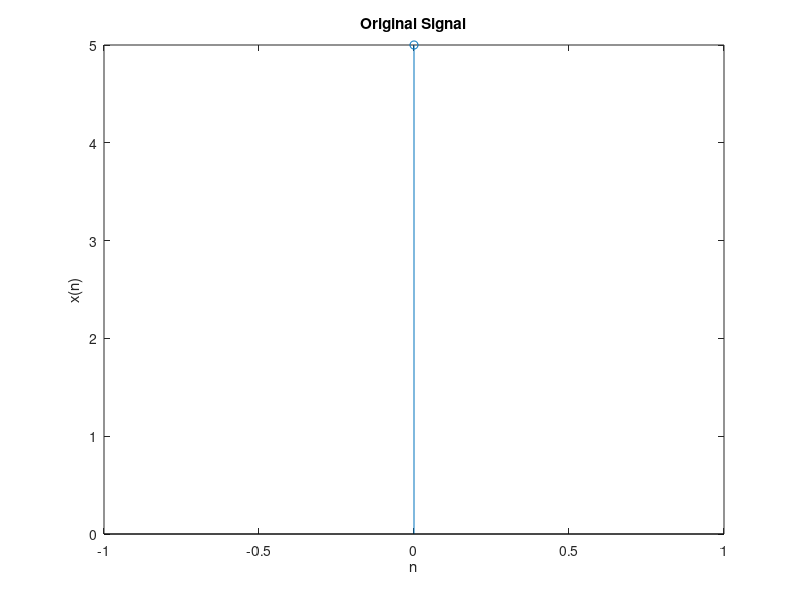
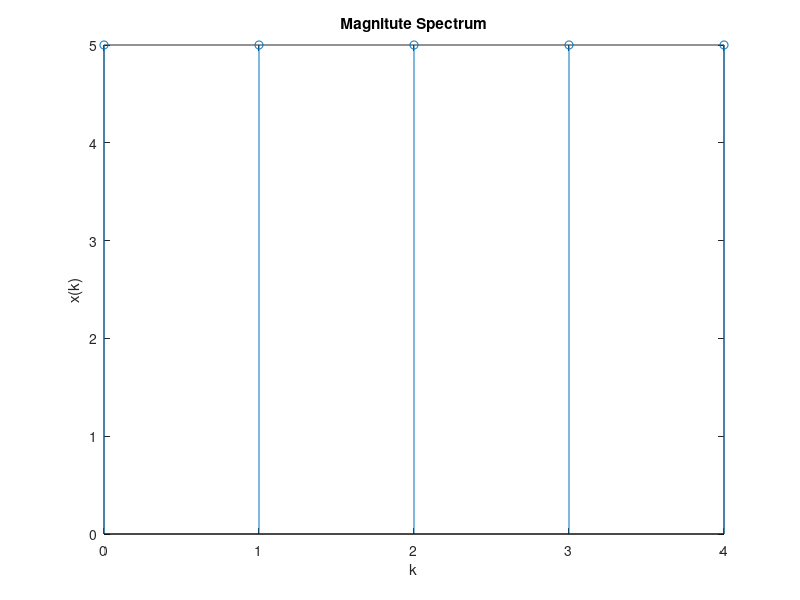
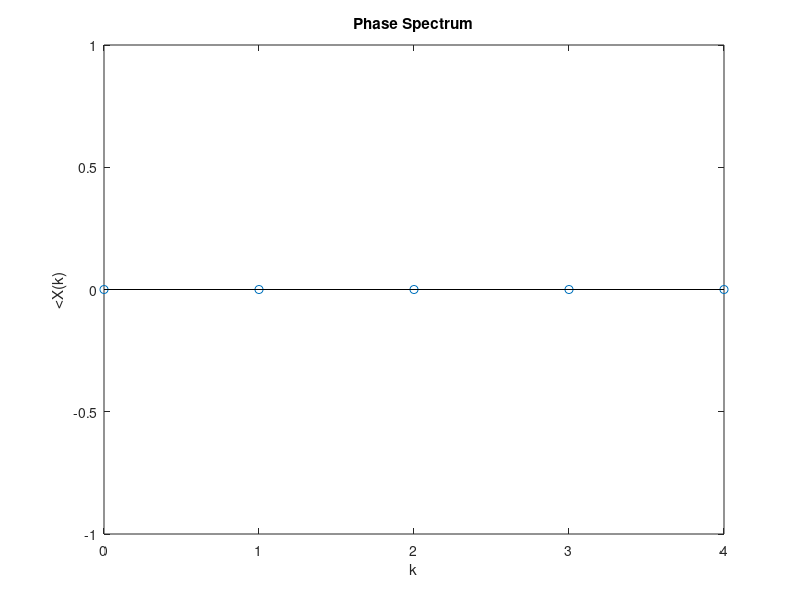

Write MATLAB code to recreate these figures, in order.
clc;
clear all;
close all;
N= input('enter the N point=');
xn= input('enter the input sequence x(n)='); 
Xk=fft(xn,N);
disp('N point DFT of x(n) is=');
disp(Xk);

figure(1);
n=0:1:length(xn)-1;
stem(n,xn);
xlabel('n');
ylabel('x(n)');
title('Original Signal');

figure(2);
k= 0:N-1;
stem(k,abs(Xk));
xlabel('k');
ylabel('x(k)');
title('Magnitute Spectrum');

figure(3);
stem(k,angle(Xk));
xlabel('k');
ylabel('<X(k)');
title('Phase Spectrum');